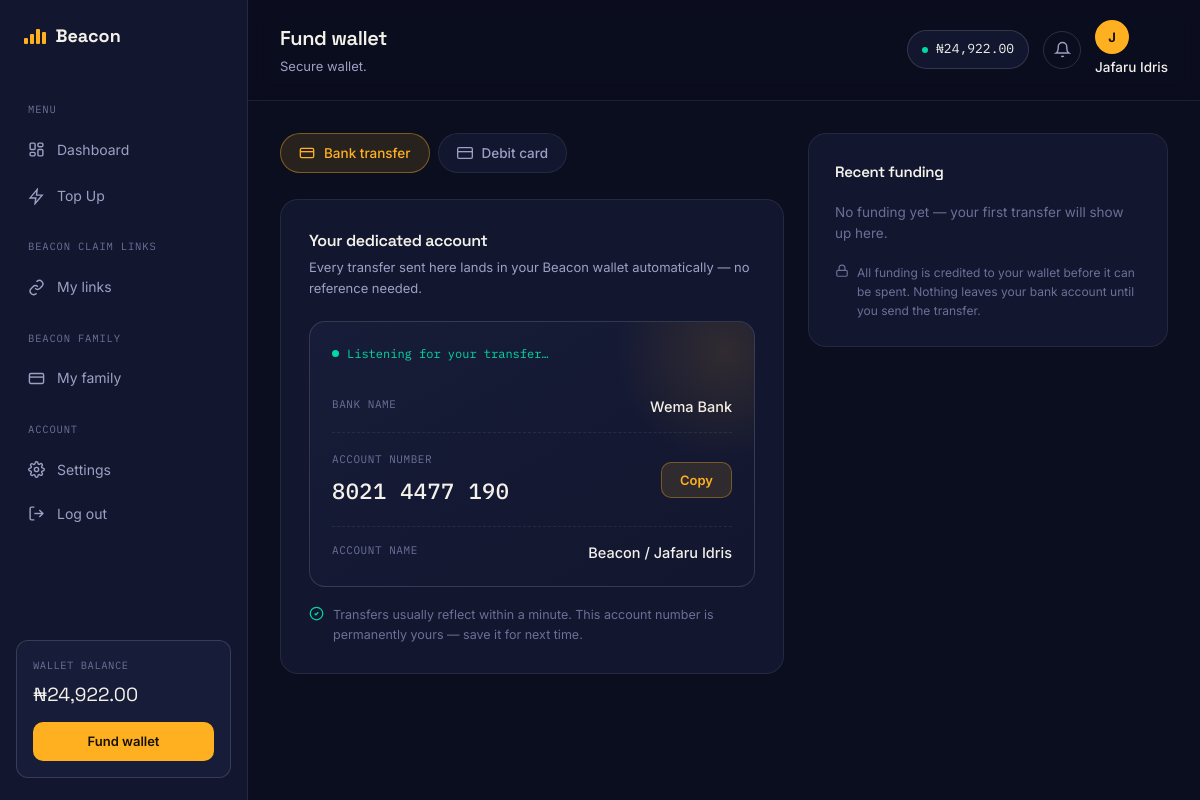
Page /wallet/fund/ (signed in) on the committed database.
### authentication/models.py (models this page shows, shortened)
class User(AbstractUser):
    email = models.EmailField(unique=True)
    phone_number = models.CharField(max_length=20, blank=True)
    is_email_verified = models.BooleanField(default=False)
    email_verification_token = models.CharField(max_length=100, blank=True, null=True)
    password_reset_token = models.CharField(max_length=100, blank=True, null=True)
    password_reset_expires = models.DateTimeField(blank=True, null=True)
    referral_code = models.CharField(max_length=20, unique=True, blank=True, null=True)
    referred_by = models.ForeignKey('self', on_delete=models.SET_NULL, blank=True, null=True, related_name='referrals')
    date_joined = models.DateTimeField(auto_now_add=True)
    last_login_ip = models.GenericIPAddressField(blank=True, null=True)
    transaction_pin_hash = models.CharField(
        max_length=128,
        blank=True,
        null=True,
        help_text="Hashed transaction PIN"
    )
    USERNAME_FIELD = 'email'
    REQUIRED_FIELDS = ['username']
    class Meta:
        ordering = ['-date_joined']
    def get_full_name(self):
        if self.first_name or self.last_name:
            return f"{self.first_name} {self.last_name}".strip()
        return self.username

### wallet/models.py (models this page shows, shortened)
class Wallet(models.Model):
    user = models.OneToOneField(User, on_delete=models.CASCADE, related_name='wallet')
    balance = models.DecimalField(max_digits=12, decimal_places=2, default=0.00)
    total_funded = models.DecimalField(max_digits=12, decimal_places=2, default=0.00)
    total_spent = models.DecimalField(max_digits=12, decimal_places=2, default=0.00)
    is_active = models.BooleanField(default=True)
    created_at = models.DateTimeField(auto_now_add=True)
    updated_at = models.DateTimeField(auto_now=True)
    class Meta:
        verbose_name = 'Wallet'
        verbose_name_plural = 'Wallets'

### wallet/views.py (the view, shortened to what this page needs)
# urls.py: path('fund/', views.fund_wallet_view, name='fund'),
@login_required
def fund_wallet_view(request):
    settings = SiteSettings.load()
    context = {
        'settings': settings,
    }
    return render(request, 'wallet/fund_wallet.html', context)

### core/context_processors.py (called while the page is built)
def site_settings(request):
    return {
        'site_settings': SiteSettings.load(),
        'theme': request.session.get('theme', 'light'),
    }

def notifications_count(request):
    count = 0
    if request.user.is_authenticated:
        count = Notification.objects.filter(user=request.user, is_read=False).count()
    return {'unread_notifications': count}

### core/models.py (called while the page is built)
    @classmethod
    def load(cls):
        obj, created = cls.objects.get_or_create(pk=1)
        return obj

### templates/wallet/fund_wallet.html (shortened to what this page needs)
{% extends "base.html" %}
{% load static %}
{% block page_title %}Fund wallet{% endblock %}
{% block page_subtitle %}<p>Secure wallet.</p>{% endblock %}
{% block extra_head %}
<link rel="stylesheet" href="{% static 'css/wallet.css' %}">
{% endblock %}
{% block content %}
<div class="wallet-grid">
  <div>
    <div class="service-tabs" id="fundTabs">
      <button type="button" class="service-tab active" data-tab="transfer">
        <svg viewBox="0 0 24 24" fill="none" stroke="currentColor" stroke-width="2"><rect x="2" y="5" width="20" height="14" rx="2"/><path d="M2 10h20"/></svg>
        Bank transfer
      </button>
      <button type="button" class="service-tab" data-tab="card">
        <svg viewBox="0 0 24 24" fill="none" stroke="currentColor" stroke-width="2"><rect x="1" y="4" width="22" height="16" rx="2"/><path d="M1 10h22"/></svg>
        Debit card
      </button>
    </div>
    <div class="tab-panel active" data-panel="transfer">
      <div class="buy-card">
        <h3>Your dedicated account</h3>
        <p class="hint">Every transfer sent here lands in your Beacon wallet automatically — no reference needed.</p>
        <div class="virtual-account-card">
          <div class="live-strip">
            <span class="pulse-dot"></span> Listening for your transfer…
          </div>
          <div class="va-row">
            <div class="va-label">Bank name</div>
            <div class="va-value">{{ virtual_account.bank_name|default:"Wema Bank" }}</div>
          </div>
          <div class="va-row big">
            <div>
              <div class="va-label">Account number</div>
              <div class="va-value mono-lg">{{ virtual_account.account_number|default:"8021 4477 190" }}</div>
            </div>
            <button type="button" class="copy-btn-lg" id="copyAcctBtn" data-copy="{{ virtual_account.account_number|default:'8021447190' }}">Copy</button>
          </div>
          <div class="va-row">
            <div class="va-label">Account name</div>
            <div class="va-value">{{ virtual_account.account_name|default:"Beacon / Jafaru Idris" }}</div>
          </div>
        </div>
        <div class="info-note">
          <svg viewBox="0 0 24 24" fill="none" stroke="currentColor" stroke-width="2"><path d="M9 12l2 2 4-4"/><circle cx="12" cy="12" r="10"/></svg>
          Transfers usually reflect within a minute. This account number is permanently yours — save it for next time.
        </div>
      </div>
    </div>
  </div>
  <div class="summary-card">
    <h3>Recent funding</h3>
    {% for tx in recent_fundings %}
      <div class="fund-log-row">
        <div class="fund-log-icon">
          <svg viewBox="0 0 24 24" fill="none" stroke="currentColor" stroke-width="2"><path d="M12 19V5M5 12l7-7 7 7"/></svg>
        </div>
        <div class="fund-log-desc">
          <div class="t1">₦{{ tx.amount }}</div>
          <div class="t2">{{ tx.source|default:"Bank transfer" }} · {{ tx.created_at|date:"d M, g:i A" }}</div>
        </div>
        <span class="badge badge-{{ tx.status|default:'success' }}">{{ tx.get_status_display|default:tx.status|default:"Success" }}</span>
      </div>
    {% empty %}
      <p style="font-size:13.5px; color:var(--text-dimmer);">No funding yet — your first transfer will show up here.</p>
    {% endfor %}
    <div class="summary-note" style="margin-top:18px;">
      <svg viewBox="0 0 24 24" fill="none" stroke="currentColor" stroke-width="2"><rect x="3" y="11" width="18" height="10" rx="2"/><path d="M7 11V7a5 5 0 0110 0v4"/></svg>
      All funding is credited to your wallet before it can be spent. Nothing leaves your bank account until you send the transfer.
    </div>
  </div>
</div>
{% endblock %}

### templates/base.html (shortened to what this page needs)
{% load static %}
{% load humanize %}
<!DOCTYPE html>
<html lang="en">
<head>
<link rel="stylesheet" href="{% static 'css/style.css' %}">
<link rel="stylesheet" href="{% static 'css/native.css' %}">
{% block extra_head %}{% endblock %}
</head>
<body{% block body_attrs %}{% endblock %}>
<div class="app-shell">
  <aside class="sidebar" id="sidebar">
    <div class="sidebar-top-row">
      <a href="{% url 'dashboard:index' %}" class="logo">
        <span class="bars"><span></span><span></span><span></span><span></span></span>
        Beacon
      </a>
    </div>
    <nav class="side-nav">
      <div class="nav-label">Menu</div>
      <a href="{% url 'dashboard:index' %}" class="nav-link {% if active_nav == 'dashboard' %}active{% endif %}">
        <svg viewBox="0 0 24 24" fill="none" stroke="currentColor" stroke-width="2"><rect x="3" y="3" width="7" height="9" rx="1.5"/><rect x="14" y="3" width="7" height="5" rx="1.5"/><rect x="14" y="12" width="7" height="9" rx="1.5"/><rect x="3" y="16" width="7" height="5" rx="1.5"/></svg>
        Dashboard
      </a>
      <a href="{% url 'services:list' %}" class="nav-link {% if active_nav == 'buy' %}active{% endif %}">
        <svg viewBox="0 0 24 24" fill="none" stroke="currentColor" stroke-width="2"><path d="M13 2L3 14h8l-1 8 10-12h-8l1-8z"/></svg>
        Top Up
      </a>
      <div class="nav-label">Beacon Claim Links</div>
      <a href="{% url 'links:my_links' %}" class="nav-link {% if active_nav == 'claims' %}active{% endif %}">
        <svg viewBox="0 0 24 24" fill="none" stroke="currentColor" stroke-width="2"><path d="M10 13a5 5 0 007 0l3-3a5 5 0 00-7-7l-1 1"/><path d="M14 11a5 5 0 00-7 0l-3 3a5 5 0 007 7l1-1"/></svg>
        My links
      </a>
      <div class="nav-label">Beacon Family</div>
      <a href="{% url 'beacon_family:list' %}" class="nav-link {% if active_nav == 'wallet' %}active{% endif %}">
        <svg viewBox="0 0 24 24" fill="none" stroke="currentColor" stroke-width="2"><rect x="2" y="5" width="20" height="14" rx="2"/><path d="M2 10h20"/></svg>
        My family
      </a>
      <div class="nav-label">Account</div>
      <a href="{% url 'accounts:settings' %}" class="nav-link {% if active_nav == 'settings' %}active{% endif %}">
        Settings
      </a>
      <form method="post" action="{% url 'accounts:logout' %}" class="logout-form">
        <button type="submit" class="nav-link nav-link-btn">
          <svg viewBox="0 0 24 24" fill="none" stroke="currentColor" stroke-width="2"><path d="M9 21H5a2 2 0 01-2-2V5a2 2 0 012-2h4"/><path d="M16 17l5-5-5-5"/><path d="M21 12H9"/></svg>
          Log out
        </button>
      </form>
    </nav>
    <div class="sidebar-wallet">
      <div class="label">Wallet balance</div>
      <div class="amount">₦{{ user.wallet.balance|intcomma }}</div>
      <a href="{% url 'wallet:fund' %}" class="btn btn-primary btn-sm">Fund wallet</a>
    </div>
  </aside>
  <div class="app-main">
    <header class="app-topbar">
      <div class="topbar-title">
        <h1>{% block page_title %}Dashboard{% endblock %}</h1>
        {% block page_subtitle %}{% endblock %}
      </div>
      <div class="topbar-actions">
        <div class="wallet-chip">
          <span class="dot"></span> ₦{{ user.wallet.balance|intcomma }}
        </div>
        <a href="{% url 'notifications:list' %}" class="icon-btn" aria-label="Notifications">
          <svg viewBox="0 0 24 24" fill="none" stroke="currentColor" stroke-width="2"><path d="M18 8a6 6 0 00-12 0c0 7-3 9-3 9h18s-3-2-3-9"/><path d="M13.7 21a2 2 0 01-3.4 0"/></svg>
        </a>
        <div class="user-chip">
          <a href="{% url 'accounts:profile' %}">
            <div class="avatar">{{ user.get_full_name|slice:":1"|default:"U" }}</div>
            <span class="uname">{{ user.get_full_name|default:"Account" }}</span>
          </a>
        </div>
      </div>
    </header>
    <main class="app-content">
      {% block content %}{% endblock %}
    </main>
  </div>
</div>
</body>
</html>

### static/css/native.css (style rules this page uses)
html, body { overscroll-behavior-y: contain; }
* { -webkit-tap-highlight-color: transparent; }
button, a, .nav-link, .service-tab, .filter-tab, .pin-key, .provider-chip, .amount-chip, .plan-card, .qa-item, .qty-btn { -webkit-touch-callout: none; user-select: none; touch-action: manipulation; }
.app-topbar { padding-top: max(20px, env(safe-area-inset-top)); }
.sidebar { padding-top: max(22px, env(safe-area-inset-top)); padding-bottom: max(22px, env(safe-area-inset-bottom)); }

### static/css/wallet.css (style rules this page uses)
:root { --bg:#0B0E1F; --bg-elev:#12162E; --bg-elev-2:#171C38; --text:#F3F1EA; --text-dim:#9CA1C4; --text-dimmer:#6B7098; --amber:#FFB020; --mint:#00D9A3; --violet:#7C6CFF; --danger:#FF6B6B; --border:rgba(255,255,255,0.08); --border-strong:rgba(255,255,255,0.14); }
.wallet-grid { display:grid; grid-template-columns:1fr 360px; gap:24px; align-items:start; }
.virtual-account-card { background:linear-gradient(150deg, var(--bg-elev-2), var(--bg-elev)); border:1px solid var(--border-strong); border-radius:16px; padding:22px; margin-bottom:18px; position:relative; overflow:hidden; }
.virtual-account-card::after { content:""; position:absolute; width:220px; height:220px; border-radius:50%; background:radial-gradient(circle, rgba(255,176,32,0.12), transparent 70%); top:-80px; right:-80px; }
.live-strip { display:flex; align-items:center; gap:8px; font-family:'IBM Plex Mono'; font-size:12px; color:var(--mint); margin-bottom:18px; position:relative; }
.pulse-dot { width:7px; height:7px; border-radius:50%; background:var(--mint); box-shadow:0 0 0 0 rgba(0,217,163,.6); animation:pulseDot 1.8s ease-out infinite; }
.va-row { display:flex; align-items:center; justify-content:space-between; padding:14px 0; border-bottom:1px dashed var(--border); position:relative; }
.va-row:last-child { border-bottom:none; padding-bottom:0; }
.va-row.big { padding:18px 0; }
.va-label { font-family:'IBM Plex Mono'; font-size:11px; color:var(--text-dimmer); text-transform:uppercase; letter-spacing:.05em; margin-bottom:4px; }
.va-value { font-size:14.5px; font-weight:500; }
.mono-lg { font-family:'IBM Plex Mono'; font-size:22px; letter-spacing:.02em; }
.copy-btn-lg { background:rgba(255,176,32,0.12); border:1px solid rgba(255,176,32,0.35); color:var(--amber); font-size:13px; font-weight:600; padding:9px 18px; border-radius:10px; flex-shrink:0; }
.info-note { display:flex; gap:9px; font-size:12.5px; color:var(--text-dimmer); }
.info-note svg { width:15px; height:15px; color:var(--mint); flex-shrink:0; margin-top:1px; }

### rows in the picture
User: wallet.balance "24,922.00", get_full_name "J", get_full_name "Jafaru Idris"

### other values in the picture
{{ virtual_account.bank_name|default:"Wema Bank" }} "Wema Bank"
{{ virtual_account.account_number|default:"8021 4477 190" }} "8021 4477 190"
{{ virtual_account.account_name|default:"Beacon / Jafaru Idris" }} "Beacon / Jafaru Idris"
